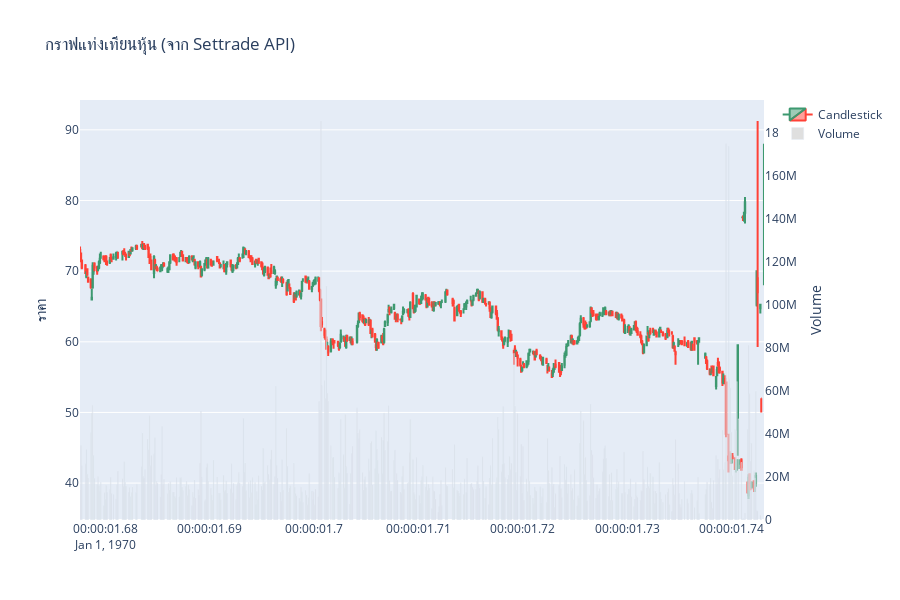

Notebook source saved alongside this figure:
### Code cell
# แปลงวันที่ให้เป็น datetime object
df["time"] = pd.to_datetime(df["time"])
df.set_index("time", inplace=True)

# วาดกราฟ
fig = go.Figure()

fig.add_trace(go.Candlestick(
    x=df.index,
    open=df["open"],
    high=df["high"],
    low=df["low"],
    close=df["close"],
    name="Candlestick"
))

fig.add_trace(go.Bar(
    x=df.index,
    y=df["volume"],
    name="Volume",
    yaxis='y2',
    marker_color='rgba(150,150,150,0.3)'
))

fig.update_layout(
    title="กราฟแท่งเทียนหุ้น (จาก Settrade API)",
    xaxis_rangeslider_visible=False,
    yaxis=dict(title="ราคา"),
    yaxis2=dict(title="Volume", overlaying="y", side="right", showgrid=False),
    height=600,
)

fig.show()

### Figure 1 — Plotly figure (JSON) as saved in the notebook; plotly's stock layout.template omitted (floating-point values rounded to 4 significant figures; data arrays with more than 128 entries replaced by an {"elided": "..."} marker saying what was removed)
{"data": [{"close": {"elided": "500 float values"}, "high": {"elided": "500 float values"}, "low": {"elided": "500 float values"}, "name": "Candlestick", "open": {"elided": "500 float values"}, "type": "candlestick", "x": {"elided": "500 str values"}}, {"marker": {"color": "rgba(150,150,150,0.3)"}, "name": "Volume", "type": "bar", "x": {"elided": "500 str values"}, "y": {"elided": "500 int values"}, "yaxis": "y2"}], "layout": {"height": 600, "title": {"text": "กราฟแท่งเทียนหุ้น (จาก Settrade API)"}, "xaxis": {"rangeslider": {"visible": false}}, "yaxis": {"title": {"text": "ราคา"}}, "yaxis2": {"overlaying": "y", "showgrid": false, "side": "right", "title": {"text": "Volume"}}}}
